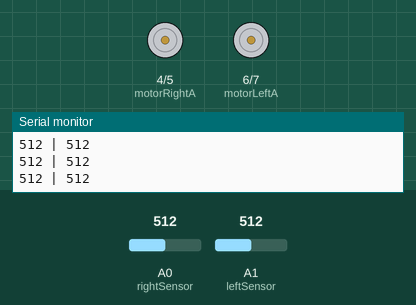
Recording of a sketch running on a simulated Arduino Uno, built with avr-gcc and run on an emulated ATmega328P. Shown: motor-driver pin pairs drawn as motors (green arrow = first pin HIGH = forward, orange = second pin HIGH = backward, longer = more drive), the last lines printed to the serial monitor. The test bench sets the inputs (shaded band); at power-on: A0 (rightSensor) = 512, A1 (leftSensor) = 512.

Above: at 1.2 s.
1.3 s: A0 (rightSensor) set to 310
2.8 s: A0 (rightSensor) set to 294
At 3.7 s:
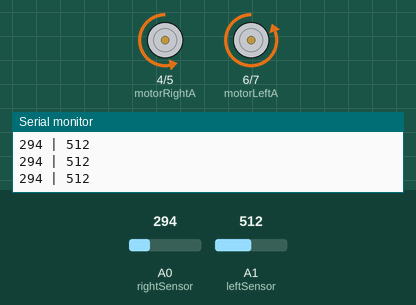
4.3 s: A1 (leftSensor) set to 308
7.3 s: A1 (leftSensor) set to 292
At 8.2 s:
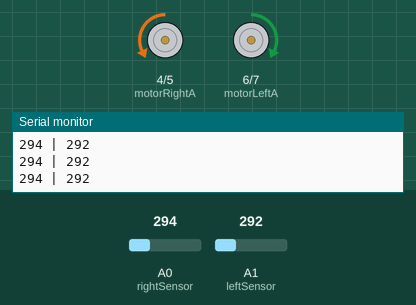
10.3 s: A0 (rightSensor) set to 306
At 10.8 s:
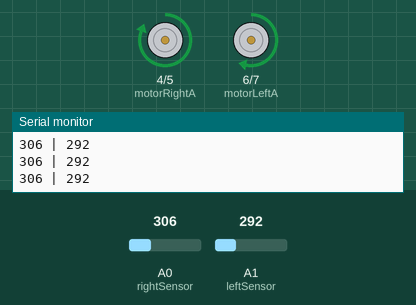
11.8 s: A1 (leftSensor) set to 1023
At 13.1 s:
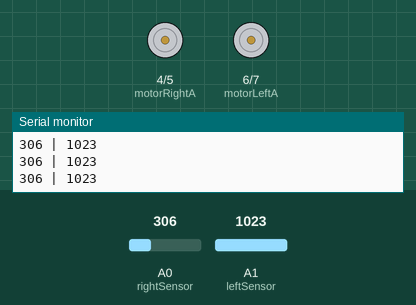
Timing chart, 0 to 14.8 s (numbered marks = the images above; inputs shaded):
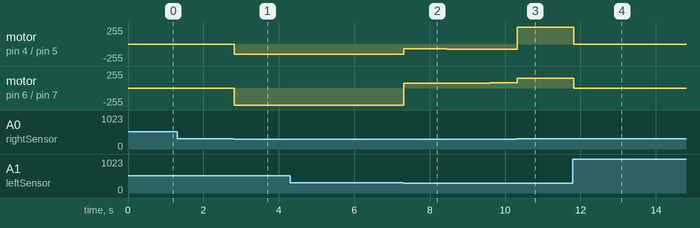

The sketch:

Line_follower.ino
```cpp
// Md Shohanuzzaman //
// Information and Communication Technology //
// Islamic University Bangladesh //

// Line follower robot //

int motorRightA = 4;              //motor A1 pin
int motorRightB = 5;              //motor A2 pin
int motorLeftA = 6;               //motor A3 pin
int motorLeftB = 7;               //motor A4 pin
int Sample = 0,Speed=128;

int rightSensor = A0;             //right side IR sensor
int leftSensor = A1;              //left side IR sensor

void setup()
{

  pinMode(motorRightA,OUTPUT);   //pin mode for all pin
  pinMode(motorRightB,OUTPUT);
  pinMode(motorLeftA,OUTPUT);
  pinMode(motorLeftB,OUTPUT);

  pinMode(rightSensor,INPUT);
  pinMode(leftSensor,INPUT);

  Serial.begin(9600);


}

void loop()
{
    int right = analogRead(rightSensor);  //read analog value for right sensor
    int left = analogRead(leftSensor);    //read analog value for left sensor

    Serial.print(right);
    Serial.print(" | ");
    Serial.println(left);

    if( right <= 300 && left <= 300)
    {
      analogWrite(motorRightA,0);   // motor A clockwise
      analogWrite(motorRightB,Speed);
      analogWrite(motorLeftA,Speed);   // motor B clockwise
      analogWrite(motorLeftB,0);
      delayMicroseconds(500);
      ++Sample;
      if (Sample == 100){
        Sample = 0;
        Speed += 5;
        if (Speed>128)
            Speed = 128;
      }
    }

   else if( right <= 300 && !left <= 300)
     {
      Speed=70;
      analogWrite(motorRightA,LOW);   // motor A clockwise
      analogWrite(motorRightB,150);
      analogWrite(motorLeftA,LOW);    // motor B anti-clockwise
      analogWrite(motorLeftB,150);
     }

    else if( !right <= 300 && left <= 300)
     {
       Speed=70;
      analogWrite(motorRightA,150);  // motor A anti-clockwise
      analogWrite(motorRightB,LOW);
      analogWrite(motorLeftA,150);   // motor B clockwise
      analogWrite(motorLeftB,LOW);
     }

    else if( !right <=300 && !left <= 300)
    {
      analogWrite(motorRightA,LOW);   // motor A stop
      analogWrite(motorRightB,LOW);
      analogWrite(motorLeftA,LOW);    // motor B stop
      analogWrite(motorLeftB,LOW);
    }
}
```

Measured:
- the behaviour switches between 301 and 300 on A0 (rightSensor) (found by bisection; images 0 and 1)
- the behaviour switches between 301 and 300 on A1 (leftSensor) (found by bisection; images 1 and 2)
- after the input at 2.8 s, motor on pin 4 (motorRightA) / pin 5 (motorRightB): stopped → backward 150/255 at once; motor on pin 6 (motorLeftA) / pin 7 (motorLeftB): stopped → backward 255/255 at once
- after the input at 7.3 s, motor on pin 4 (motorRightA) / pin 5 (motorRightB): backward 150/255 → backward 70/255 at once, → backward 75/255 1.1 s later, → backward 80/255 1.1 s later; motor on pin 6 (motorLeftA) / pin 7 (motorLeftB): backward 255/255 → forward 70/255 at once, → forward 75/255 1.1 s later, → forward 80/255 1.1 s later
- after the input at 10.3 s, motor on pin 4 (motorRightA) / pin 5 (motorRightB): backward 80/255 → forward 255/255 at once; motor on pin 6 (motorLeftA) / pin 7 (motorLeftB): forward 80/255 → forward 150/255 at once
- after the input at 11.8 s, motor on pin 4 (motorRightA) / pin 5 (motorRightB): forward 255/255 → stopped at once; motor on pin 6 (motorLeftA) / pin 7 (motorLeftB): forward 150/255 → stopped at once
